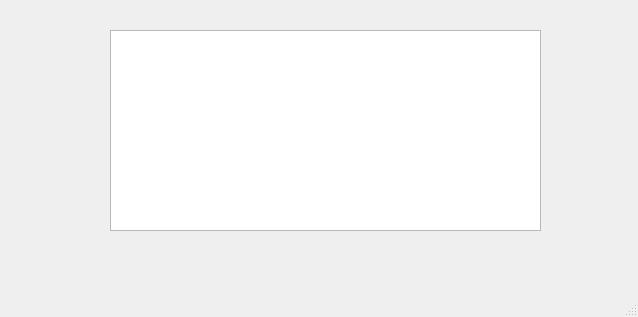
<?xml version="1.0" encoding="UTF-8"?>
<ui version="4.0">
 <class>MainWindow</class>
 <widget class="QMainWindow" name="MainWindow">
  <property name="geometry">
   <rect>
    <x>0</x>
    <y>0</y>
    <width>638</width>
    <height>317</height>
   </rect>
  </property>
  <property name="maximumSize">
   <size>
    <width>1366</width>
    <height>786</height>
   </size>
  </property>
  <property name="windowTitle">
   <string>MainWindow</string>
  </property>
  <widget class="QWidget" name="centralwidget">
   <widget class="QListWidget" name="listWidget">
    <property name="enabled">
     <bool>true</bool>
    </property>
    <property name="geometry">
     <rect>
      <x>110</x>
      <y>30</y>
      <width>431</width>
      <height>201</height>
     </rect>
    </property>
    <property name="maximumSize">
     <size>
      <width>500</width>
      <height>500</height>
     </size>
    </property>
   </widget>
  </widget>
  <widget class="QMenuBar" name="menubar">
   <property name="geometry">
    <rect>
     <x>0</x>
     <y>0</y>
     <width>638</width>
     <height>21</height>
    </rect>
   </property>
  </widget>
  <widget class="QStatusBar" name="statusbar"/>
 </widget>
 <resources/>
 <connections/>
</ui>
